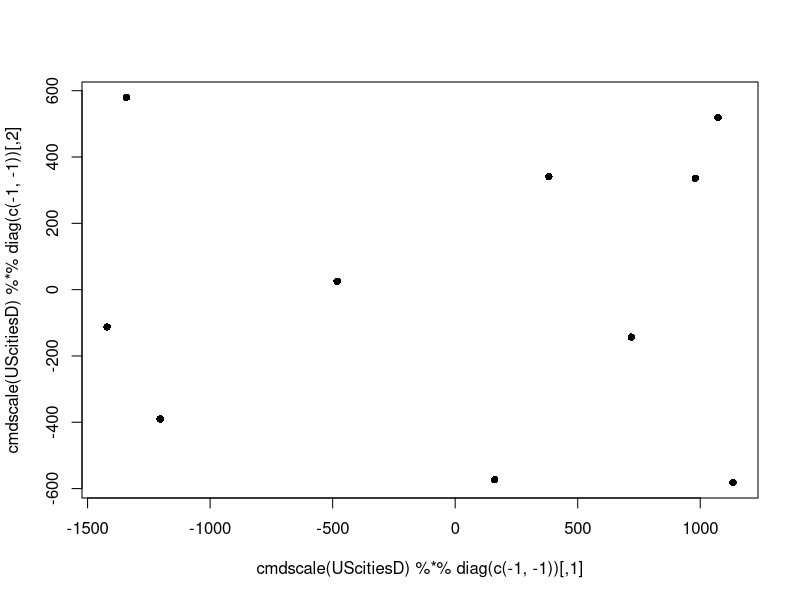
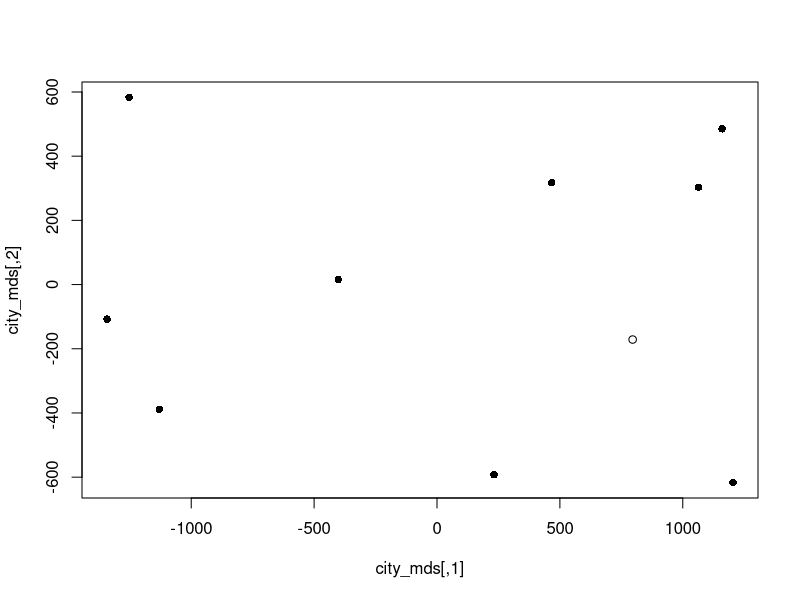

Source code (R) for these figures, in order:
# https://stats.stackexchange.com/a/368416

## full example

plot(cmdscale(UScitiesD) %*% diag(c(-1, -1)), pch = 16L)

## prediction example

# choice of holdout city
i <- 1L
print(attr(UScitiesD, "Labels")[i])

# distance matrix of cities except holdout city
city_dist <- as.dist(as.matrix(UScitiesD)[-i, -i])

# multidimensional scaling of training cities
city_mds <- cmdscale(city_dist)

# transpose of pseudoinverse of coordinates
city_inv <- t(MASS::ginv(city_mds))

# mean squared distances from training cities
city_dsq <- apply(as.matrix(UScitiesD)[-i, -i] ^ 2, 1L, mean)

# squared distances of holdout city from other cities
i_dsq <- as.matrix(UScitiesD)[i, -i] ^ 2

# embedding coordinates of holdout city
i_pts <- -.5 * (i_dsq - city_dsq) %*% city_inv

# plot training cities
plot(city_mds, pch = 16L)
# overlay holdout city
points(i_pts, pch = 1L)
